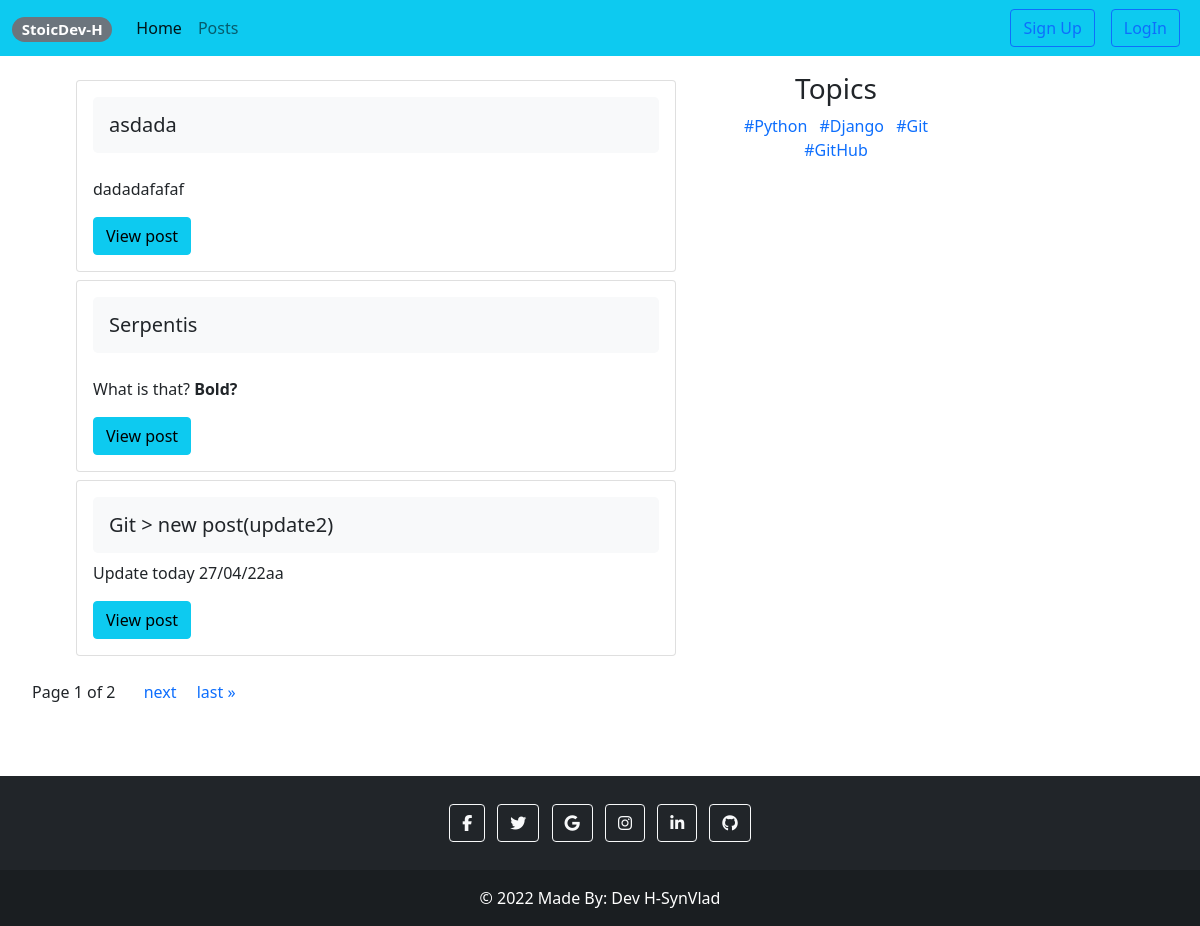
The app's page /show-all-posts/, older data.
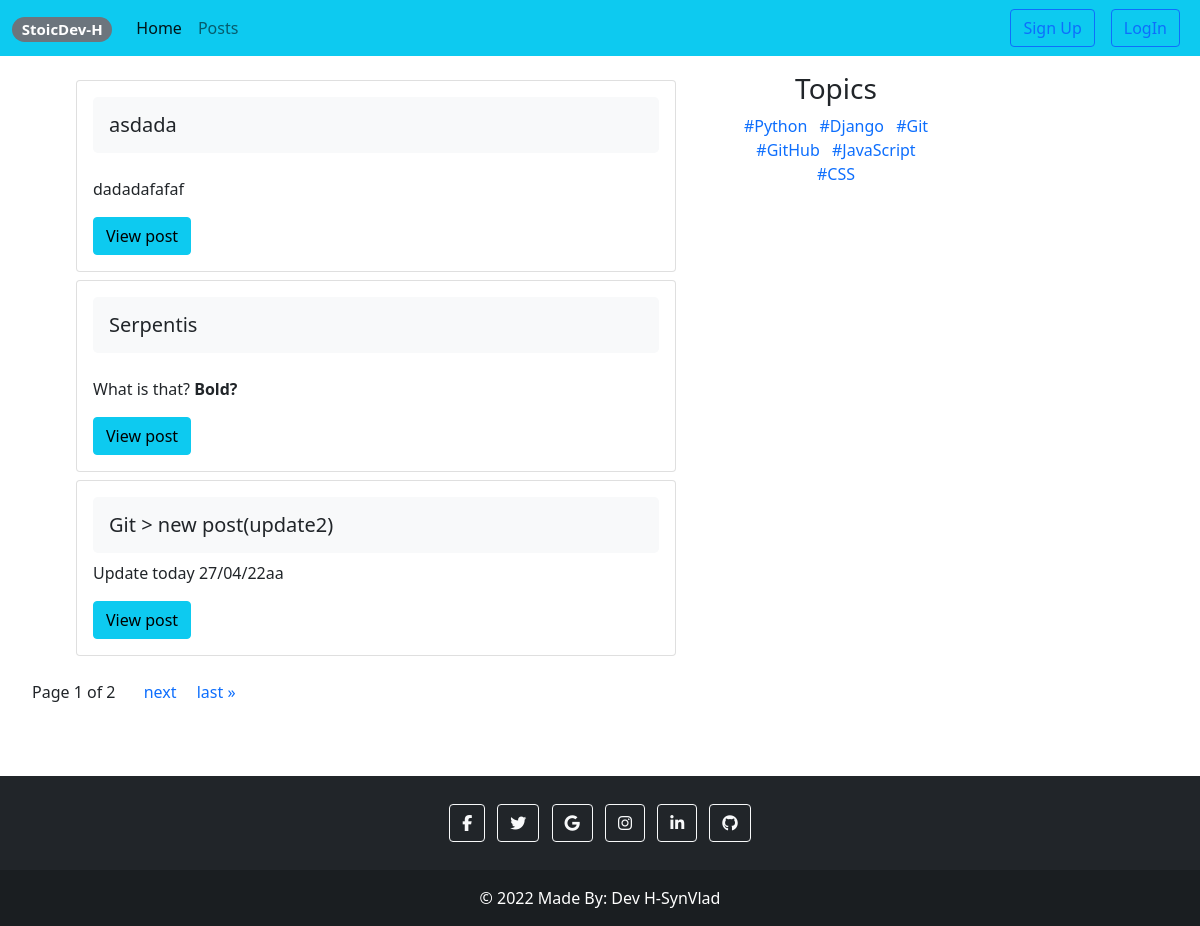
The same page, newer data.
### post/models.py (models this page shows, shortened)
class Post(models.Model):
    topic = models.ForeignKey(Topic, on_delete=models.SET_NULL, null=True)
    title = models.CharField(max_length=255)
    description = RichTextField(blank=True)
    like_count = models.IntegerField(default=0)
    dislike_count = models.IntegerField(default=0)
    active = models.BooleanField(default=True)
    created_at = models.DateTimeField(auto_now_add=True)
    updated_at = models.DateTimeField(auto_now=True)
    class Meta:
        ordering = ['-updated_at', '-created_at']

class Topic(models.Model):
    name = models.CharField(max_length=200)
    def __str__(self): return self.name

### post/views.py (the view)
# urls.py: path('show-all-posts/', views.AllPostListView.as_view(), name='show_all_posts'),
class AllPostListView(ListView):
    model = Post
    template_name = 'post/show-all-post.html'
    context_object_name = 'all_posts'
    queryset = Post.objects.filter(active=True)
    paginate_by = 3
    def get_context_data(self, **kwargs):
        context = super().get_context_data(**kwargs)
        context['all_topics'] = Topic.objects.all()
        return context

### templates/post/show-all-post.html (shortened to what this page needs)
{% extends 'base.html' %}
{% block content %}
    <div class="d-flex">
        <div class="content d-flex flex-column" style="max-width:70vw; min-width:60vw">
            {% for post in all_posts %}
                <div class="col-10 mx-auto">
                    <div class="card mt-2">
                        <div class="card-body">
                            <h5 class="card-title bg-light p-3 rounded-3">{{ post.title }}</h5>
                            <p class="card-text"
                               style="max-width:190ch; white-space: nowrap; text-overflow: ellipsis; overflow:hidden">{{ post.description|safe }}</p>
                            <a href="{% url 'details_post' post.id %}" class="view btn btn-info">View post</a>
                        </div>
                    </div>
                </div>
            {% endfor %}
            <div class="pagination mt-4">
                <span class="step-links">
                    <span class="current mx-3">
                        Page {{ page_obj.number }} of {{ page_obj.paginator.num_pages }}
                    </span>
                    {% if page_obj.has_next %}
                        <a href="?page={{ page_obj.next_page_number }}" class="mx-2">next</a>
                        <a href="?page={{ page_obj.paginator.num_pages }}" class="mx-2">last &raquo;</a>
                    {% endif %}
                </span>
            </div>
        </div>
    </div>
    <div class="d-flex flex-column text-center" style="max-width:200px; max-height: 600px">
        <h3>Topics</h3>
        <div class="flex-row">
            {% for topic in all_topics %}
                <a href="#" class="p-1 my-1">#{{ topic}}</a>
            {% endfor %}
        </div>
    </div>
{% endblock %}

Row changes from the older to the newer data that the page shows:
added Topic: name "JavaScript"
added Topic: name "CSS"
